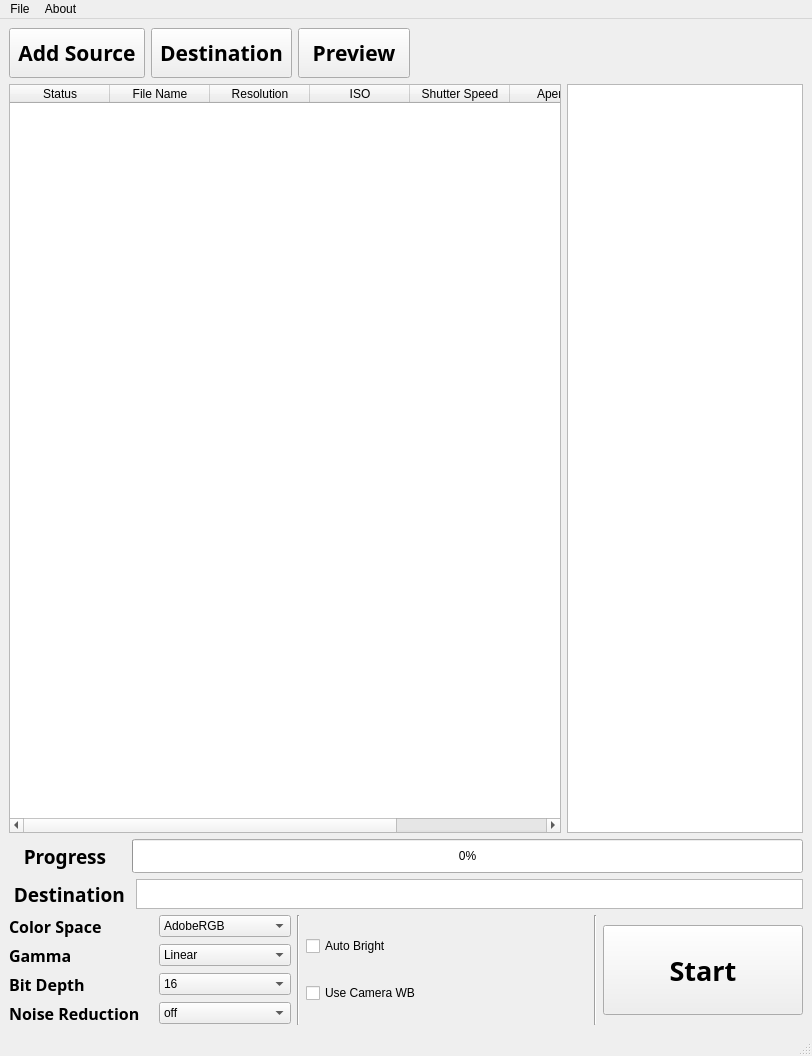
<?xml version="1.0" encoding="UTF-8"?>
<ui version="4.0">
 <class>MainWindow</class>
 <widget class="QMainWindow" name="MainWindow">
  <property name="geometry">
   <rect>
    <x>0</x>
    <y>0</y>
    <width>812</width>
    <height>1056</height>
   </rect>
  </property>
  <property name="windowTitle">
   <string>Ultra Raw Converter 0.0.4-Beta</string>
  </property>
  <property name="windowOpacity">
   <double>0.999980000000000</double>
  </property>
  <property name="styleSheet">
   <string notr="true"/>
  </property>
  <widget class="QWidget" name="centralwidget">
   <layout class="QVBoxLayout" name="verticalLayout_4" stretch="0,1,0,0">
    <item>
     <layout class="QHBoxLayout" name="horizontalLayout_4">
      <item>
       <widget class="QToolButton" name="toolButton_AddSource">
        <property name="minimumSize">
         <size>
          <width>0</width>
          <height>50</height>
         </size>
        </property>
        <property name="font">
         <font>
          <family>DIN Condensed</family>
          <pointsize>16</pointsize>
          <weight>75</weight>
          <bold>true</bold>
         </font>
        </property>
        <property name="text">
         <string>Add Source</string>
        </property>
       </widget>
      </item>
      <item>
       <widget class="QToolButton" name="toolButton_Des">
        <property name="minimumSize">
         <size>
          <width>0</width>
          <height>50</height>
         </size>
        </property>
        <property name="font">
         <font>
          <family>DIN Condensed</family>
          <pointsize>16</pointsize>
          <weight>75</weight>
          <bold>true</bold>
         </font>
        </property>
        <property name="text">
         <string>Destination</string>
        </property>
       </widget>
      </item>
      <item alignment="Qt::AlignLeft">
       <widget class="QToolButton" name="toolButton">
        <property name="minimumSize">
         <size>
          <width>0</width>
          <height>50</height>
         </size>
        </property>
        <property name="font">
         <font>
          <family>DIN Condensed</family>
          <pointsize>16</pointsize>
          <weight>75</weight>
          <bold>true</bold>
         </font>
        </property>
        <property name="layoutDirection">
         <enum>Qt::LeftToRight</enum>
        </property>
        <property name="text">
         <string> Preview </string>
        </property>
       </widget>
      </item>
     </layout>
    </item>
    <item>
     <layout class="QHBoxLayout" name="horizontalLayout_5" stretch="7,3">
      <item>
       <widget class="QTableWidget" name="tableWidget">
        <column>
         <property name="text">
          <string>Status</string>
         </property>
         <property name="textAlignment">
          <set>AlignCenter</set>
         </property>
        </column>
        <column>
         <property name="text">
          <string>File Name</string>
         </property>
         <property name="textAlignment">
          <set>AlignCenter</set>
         </property>
        </column>
        <column>
         <property name="text">
          <string>Resolution</string>
         </property>
         <property name="textAlignment">
          <set>AlignCenter</set>
         </property>
        </column>
        <column>
         <property name="text">
          <string>ISO</string>
         </property>
         <property name="textAlignment">
          <set>AlignCenter</set>
         </property>
        </column>
        <column>
         <property name="text">
          <string>Shutter Speed</string>
         </property>
         <property name="textAlignment">
          <set>AlignCenter</set>
         </property>
        </column>
        <column>
         <property name="text">
          <string>Aperture</string>
         </property>
         <property name="textAlignment">
          <set>AlignCenter</set>
         </property>
        </column>
        <column>
         <property name="text">
          <string>White Balance</string>
         </property>
         <property name="font">
          <font>
           <kerning>true</kerning>
          </font>
         </property>
         <property name="textAlignment">
          <set>AlignCenter</set>
         </property>
        </column>
       </widget>
      </item>
      <item>
       <layout class="QVBoxLayout" name="verticalLayout_3" stretch="0">
        <item>
         <widget class="QTextBrowser" name="textBrowser_info"/>
        </item>
       </layout>
      </item>
     </layout>
    </item>
    <item>
     <layout class="QHBoxLayout" name="horizontalLayout_3">
      <item>
       <widget class="QLabel" name="label">
        <property name="font">
         <font>
          <family>DIN Condensed</family>
          <pointsize>14</pointsize>
          <weight>75</weight>
          <bold>true</bold>
         </font>
        </property>
        <property name="text">
         <string>   Progress    </string>
        </property>
       </widget>
      </item>
      <item>
       <widget class="QProgressBar" name="progressBar">
        <property name="minimumSize">
         <size>
          <width>0</width>
          <height>34</height>
         </size>
        </property>
        <property name="value">
         <number>0</number>
        </property>
        <property name="textVisible">
         <bool>true</bool>
        </property>
        <property name="invertedAppearance">
         <bool>false</bool>
        </property>
       </widget>
      </item>
     </layout>
    </item>
    <item>
     <layout class="QVBoxLayout" name="verticalLayout_2">
      <item>
       <layout class="QHBoxLayout" name="horizontalLayout">
        <item>
         <widget class="QLabel" name="label_2">
          <property name="font">
           <font>
            <family>DIN Condensed</family>
            <pointsize>14</pointsize>
            <weight>75</weight>
            <bold>true</bold>
           </font>
          </property>
          <property name="text">
           <string> Destination </string>
          </property>
         </widget>
        </item>
        <item>
         <widget class="QTextBrowser" name="textBrowser_Destination">
          <property name="minimumSize">
           <size>
            <width>0</width>
            <height>0</height>
           </size>
          </property>
          <property name="maximumSize">
           <size>
            <width>16777215</width>
            <height>30</height>
           </size>
          </property>
         </widget>
        </item>
       </layout>
      </item>
      <item>
       <layout class="QHBoxLayout" name="horizontalLayout_2">
        <item>
         <layout class="QGridLayout" name="gridLayout">
          <property name="horizontalSpacing">
           <number>18</number>
          </property>
          <item row="2" column="0">
           <widget class="QLabel" name="label_Bps">
            <property name="font">
             <font>
              <family>DIN Condensed</family>
              <pointsize>12</pointsize>
              <weight>75</weight>
              <bold>true</bold>
             </font>
            </property>
            <property name="text">
             <string>Bit Depth</string>
            </property>
           </widget>
          </item>
          <item row="2" column="1">
           <widget class="QComboBox" name="comboBox_Bps">
            <item>
             <property name="text">
              <string>16</string>
             </property>
            </item>
            <item>
             <property name="text">
              <string>8</string>
             </property>
            </item>
           </widget>
          </item>
          <item row="0" column="0">
           <widget class="QLabel" name="label_ColorSpace">
            <property name="font">
             <font>
              <family>DIN Condensed</family>
              <pointsize>12</pointsize>
              <weight>75</weight>
              <bold>true</bold>
             </font>
            </property>
            <property name="text">
             <string>Color Space</string>
            </property>
           </widget>
          </item>
          <item row="0" column="1">
           <widget class="QComboBox" name="comboBox_ColorSpace">
            <item>
             <property name="text">
              <string>AdobeRGB</string>
             </property>
            </item>
            <item>
             <property name="text">
              <string>ProPhoto</string>
             </property>
            </item>
            <item>
             <property name="text">
              <string>Wide Color Gamut</string>
             </property>
            </item>
            <item>
             <property name="text">
              <string>XYZ</string>
             </property>
            </item>
            <item>
             <property name="text">
              <string>raw</string>
             </property>
            </item>
            <item>
             <property name="text">
              <string>sRGB</string>
             </property>
            </item>
            <item>
             <property name="text">
              <string>ACES</string>
             </property>
            </item>
           </widget>
          </item>
          <item row="1" column="0">
           <widget class="QLabel" name="label_Gamma">
            <property name="font">
             <font>
              <family>DIN Condensed</family>
              <pointsize>12</pointsize>
              <weight>75</weight>
              <bold>true</bold>
             </font>
            </property>
            <property name="text">
             <string>Gamma</string>
            </property>
           </widget>
          </item>
          <item row="1" column="1">
           <widget class="QComboBox" name="comboBox_Gamma">
            <item>
             <property name="text">
              <string>Linear</string>
             </property>
            </item>
            <item>
             <property name="text">
              <string>BT.709</string>
             </property>
            </item>
            <item>
             <property name="text">
              <string>sRGB</string>
             </property>
            </item>
           </widget>
          </item>
          <item row="3" column="0">
           <widget class="QLabel" name="label_NoiseReduction">
            <property name="font">
             <font>
              <family>DIN Condensed</family>
              <pointsize>12</pointsize>
              <weight>75</weight>
              <bold>true</bold>
             </font>
            </property>
            <property name="text">
             <string>Noise Reduction</string>
            </property>
           </widget>
          </item>
          <item row="3" column="1">
           <widget class="QComboBox" name="comboBox_NoiseReduction">
            <item>
             <property name="text">
              <string>off</string>
             </property>
            </item>
            <item>
             <property name="text">
              <string>Light</string>
             </property>
            </item>
            <item>
             <property name="text">
              <string>Full</string>
             </property>
            </item>
           </widget>
          </item>
         </layout>
        </item>
        <item>
         <widget class="Line" name="line_2">
          <property name="orientation">
           <enum>Qt::Vertical</enum>
          </property>
         </widget>
        </item>
        <item>
         <layout class="QVBoxLayout" name="verticalLayout">
          <item>
           <widget class="QCheckBox" name="checkBox_AutoBright">
            <property name="text">
             <string>Auto Bright</string>
            </property>
           </widget>
          </item>
          <item>
           <widget class="QCheckBox" name="checkBox_UseCameraWB">
            <property name="text">
             <string>Use Camera WB</string>
            </property>
           </widget>
          </item>
         </layout>
        </item>
        <item>
         <widget class="Line" name="line">
          <property name="orientation">
           <enum>Qt::Vertical</enum>
          </property>
         </widget>
        </item>
        <item>
         <widget class="QPushButton" name="Button_Start">
          <property name="minimumSize">
           <size>
            <width>200</width>
            <height>90</height>
           </size>
          </property>
          <property name="maximumSize">
           <size>
            <width>200</width>
            <height>90</height>
           </size>
          </property>
          <property name="font">
           <font>
            <family>DIN Condensed</family>
            <pointsize>20</pointsize>
            <weight>75</weight>
            <bold>true</bold>
           </font>
          </property>
          <property name="cursor">
           <cursorShape>PointingHandCursor</cursorShape>
          </property>
          <property name="text">
           <string>Start</string>
          </property>
         </widget>
        </item>
       </layout>
      </item>
     </layout>
    </item>
   </layout>
  </widget>
  <widget class="QMenuBar" name="menubar">
   <property name="geometry">
    <rect>
     <x>0</x>
     <y>0</y>
     <width>812</width>
     <height>26</height>
    </rect>
   </property>
   <widget class="QMenu" name="menuRaw_To_Tiff">
    <property name="title">
     <string>About</string>
    </property>
    <addaction name="actionHelp"/>
    <addaction name="actionAbout"/>
   </widget>
   <widget class="QMenu" name="menuFilew">
    <property name="title">
     <string>File</string>
    </property>
    <addaction name="actionAdd_Source"/>
    <addaction name="actionDestination"/>
   </widget>
   <addaction name="menuFilew"/>
   <addaction name="menuRaw_To_Tiff"/>
  </widget>
  <widget class="QStatusBar" name="statusbar"/>
  <action name="actionHelp">
   <property name="text">
    <string>Help</string>
   </property>
  </action>
  <action name="actionAbout">
   <property name="text">
    <string>About</string>
   </property>
  </action>
  <action name="actionAdd_Source">
   <property name="text">
    <string>Add Source</string>
   </property>
  </action>
  <action name="actionDestination">
   <property name="text">
    <string>Destination</string>
   </property>
  </action>
 </widget>
 <resources/>
 <connections/>
</ui>
